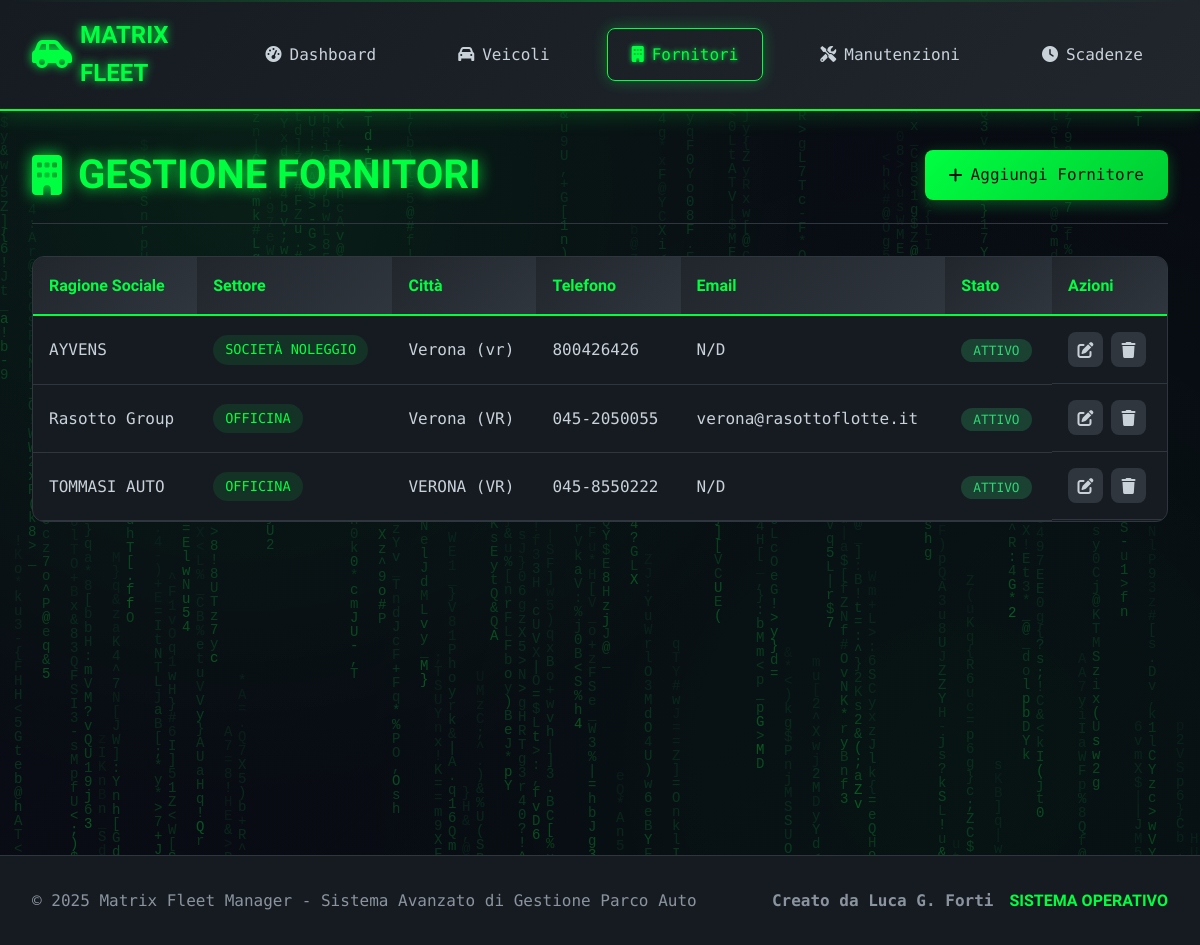
Page /fornitori/ on the earlier database version.
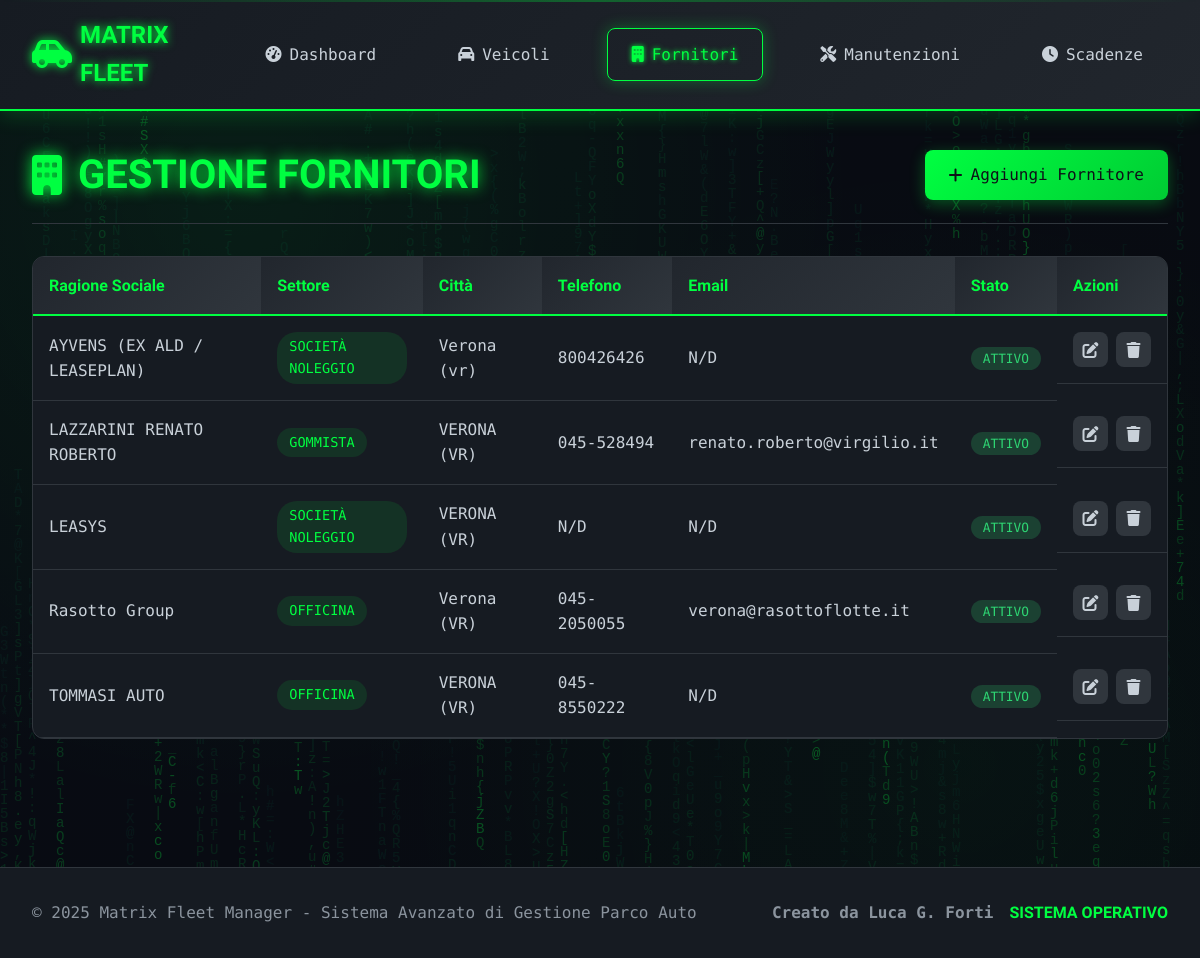
Same page on the later database version.
### app/models.py (models this page shows, shortened)
class Fornitore(db.Model):
    __tablename__ = 'fornitori'
    id = db.Column(db.Integer, primary_key=True)
    ragione_sociale = db.Column(db.String(100), nullable=False)
    partita_iva = db.Column(db.String(20), unique=True)
    codice_fiscale = db.Column(db.String(20))
    indirizzo = db.Column(db.String(200))
    citta = db.Column(db.String(50), nullable=False)
    cap = db.Column(db.String(10), nullable=False)
    provincia = db.Column(db.String(5))
    telefono = db.Column(db.String(20))
    telefono_2 = db.Column(db.String(20))  # NUOVO CAMPO
    telefono_3 = db.Column(db.String(20))  # NUOVO CAMPO
    email = db.Column(db.String(100))
    email_2 = db.Column(db.String(100))    # NUOVO CAMPO
    email_3 = db.Column(db.String(100))    # NUOVO CAMPO
    referente = db.Column(db.String(100))
    settore = db.Column(db.String(50))
    settore_2 = db.Column(db.String(50))   # NUOVO CAMPO
    settore_3 = db.Column(db.String(50))   # NUOVO CAMPO
    settore_personalizzato = db.Column(db.String(100))  # NUOVO CAMPO
    note = db.Column(db.Text)
    attivo = db.Column(db.Boolean, default=True)
    nucleo = db.Column(db.String(50), default='Via Capitel')
    data_creazione = db.Column(db.DateTime, default=datetime.utcnow)
    manutenzioni = db.relationship('Manutenzione', backref='fornitore', lazy=True,
                                 order_by='desc(Manutenzione.data_intervento)')
    veicoli_noleggio = db.relationship('Veicolo', foreign_keys='Veicolo.societa_noleggio_id',
                                     backref='fornitore_noleggio')

### app/routes/fornitori.py (the view)
@fornitori_bp.route('/')
def index_fornitori():
    nucleo_filter = request.args.get('nucleo')
    query = Fornitore.query
    if nucleo_filter:
        query = query.filter_by(nucleo=nucleo_filter)
    query = query.order_by(Fornitore.ragione_sociale)
    page = request.args.get('page', 1, type=int)
    fornitori = query.paginate(
        page=page, per_page=10, error_out=False
    )
    return render_template('fornitori/index.html', fornitori=fornitori)

### app/templates/fornitori/index.html (shortened to what this page needs)
{% extends "base.html" %}
{% block content %}
<div class="page-container">
    <div class="page-header">
        <h1 class="page-title">
            <i class="fas fa-building"></i>
        </h1>
        <div class="page-actions">
            <a href="{{ url_for('fornitori.aggiungi_fornitore') }}" class="btn btn-primary">
                <i class="fas fa-plus"></i> Aggiungi Fornitore
            </a>
        </div>
    </div>
    <div class="data-table-container">
        <table class="data-table">
            <thead>
                <tr>
                    <th>Ragione Sociale</th>
                    <th>Settore</th>
                    <th>Città</th>
                    <th>Telefono</th>
                    <th>Email</th>
                    <th>Stato</th>
                    <th>Azioni</th>
                </tr>
            </thead>
            <tbody>
                {% for fornitore in fornitori.items %}
                <tr>
                    <td class="highlight">{{ fornitore.ragione_sociale }}</td>
                    <td>
                        {% if fornitore.settore %}
                        <span class="badge badge-settore">{{ fornitore.settore }}</span>
                        {% else %}
                        <span class="text-muted">N/D</span>
                        {% endif %}
                    </td>
                    <td>{{ fornitore.citta }}{% if fornitore.provincia %} ({{ fornitore.provincia }}){% endif %}</td>
                    <td>{{ fornitore.telefono or 'N/D' }}</td>
                    <td>{{ fornitore.email or 'N/D' }}</td>
                    <td>
                        <span class="status-badge {% if fornitore.attivo %}status-attivo{% else %}status-inattivo{% endif %}">
                            {% if fornitore.attivo %}Attivo{% else %}Inattivo{% endif %}
                        </span>
                    </td>
                    <td class="actions">
                        <a href="{{ url_for('fornitori.modifica_fornitore', id=fornitore.id) }}" class="btn-action" title="Modifica">
                            <i class="fas fa-edit"></i>
                        </a>
                        <a href="{{ url_for('fornitori.elimina_fornitore', id=fornitore.id) }}" class="btn-action delete" title="Elimina" onclick="return confirm('Sei sicuro di voler eliminare questo fornitore?')">
                            <i class="fas fa-trash"></i>
                        </a>
                    </td>
                </tr>
                {% endfor %}
            </tbody>
        </table>
    </div>
</div>
{% endblock %}

### app/templates/base.html (shortened to what this page needs)
<!DOCTYPE html>
<html lang="it">
<head>
    <link rel="stylesheet" href="{{ url_for('static', filename='css/matrix_style.css') }}">
    <link href="https://cdnjs.cloudflare.com/ajax/libs/font-awesome/6.0.0/css/all.min.css" rel="stylesheet">
</head>
<body>
    <header class="matrix-header">
        <div class="header-content">
            <div class="logo">
                <i class="fas fa-car-side"></i>
                <span>MATRIX FLEET</span>
            </div>
            <nav class="main-nav">
                <a href="{{ url_for('dashboard.index') }}" class="nav-link {% if request.endpoint == 'dashboard.index' %}active{% endif %}">
                    <i class="fas fa-tachometer-alt"></i>Dashboard
                </a>
                <a href="{{ url_for('veicoli.index_veicoli') }}" class="nav-link {% if 'veicoli' in request.endpoint %}active{% endif %}">
                    <i class="fas fa-car"></i>Veicoli
                </a>
                <a href="{{ url_for('fornitori.index_fornitori') }}" class="nav-link {% if 'fornitori' in request.endpoint %}active{% endif %}">
                    <i class="fas fa-building"></i>Fornitori
                </a>
                <a href="{{ url_for('manutenzioni.index_manutenzioni') }}" class="nav-link {% if 'manutenzioni' in request.endpoint %}active{% endif %}">
                    <i class="fas fa-tools"></i>Manutenzioni
                </a>
                <a href="{{ url_for('scadenze.index_scadenze') }}" class="nav-link {% if 'scadenze' in request.endpoint %}active{% endif %}">
                    <i class="fas fa-clock"></i>Scadenze
                </a>
            </nav>
        </div>
    </header>
    <main class="main-content">
        {% block content %}{% endblock %}
    </main>
    <footer class="matrix-footer">
        <div class="footer-content">
            <p>&copy; 2025 Matrix Fleet Manager - Sistema Avanzato di Gestione Parco Auto</p>
            <div class="footer-stats">
                <span class="stat"><strong>Creato da Luca G. Forti</strong></span>
                <span class="stat-value">SISTEMA OPERATIVO</span>
            </div>
        </div>
    </footer>
</body>
</html>

Differences in the rows shown:
changed Fornitore "vr": ragione_sociale "AYVENS" → "AYVENS (EX ALD / LEASEPLAN)"
added Fornitore: ragione_sociale "LAZZARINI RENATO ROBERTO", settore "GOMMISTA", citta "VERONA", provincia "VR", telefono "045-528494", email "renato.roberto@virgilio.it", attivo "ATTIVO"
added Fornitore: ragione_sociale "LEASYS", settore "SOCIETÀ NOLEGGIO", citta "VERONA", provincia "VR", telefono "N/D", email "N/D", attivo "ATTIVO"
